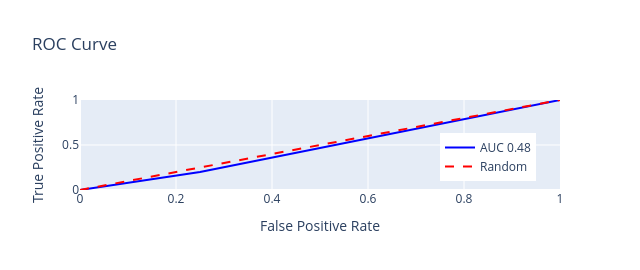

The notebook cell saved with this chart:
### Code cell
fig_roc_test.show()

### Figure 1 — Plotly figure (JSON) as saved in the notebook; plotly's stock layout.template omitted (floating-point values rounded to 4 significant figures)
{"data": [{"line": {"color": "blue"}, "mode": "lines", "name": "AUC 0.48", "type": "scatter", "x": [0, 0.25, 1], "y": [0, 0.2, 1]}, {"line": {"color": "red", "dash": "dash"}, "mode": "lines", "name": "Random", "type": "scatter", "x": [0, 1], "y": [0, 1]}], "layout": {"height": 270, "legend": {"x": 0.75, "y": 0.1}, "title": {"text": "ROC Curve"}, "width": 640, "xaxis": {"range": [0, 1], "title": {"text": "False Positive Rate"}, "type": "linear"}, "yaxis": {"range": [0, 1], "title": {"text": "True Positive Rate"}, "type": "linear"}}}
